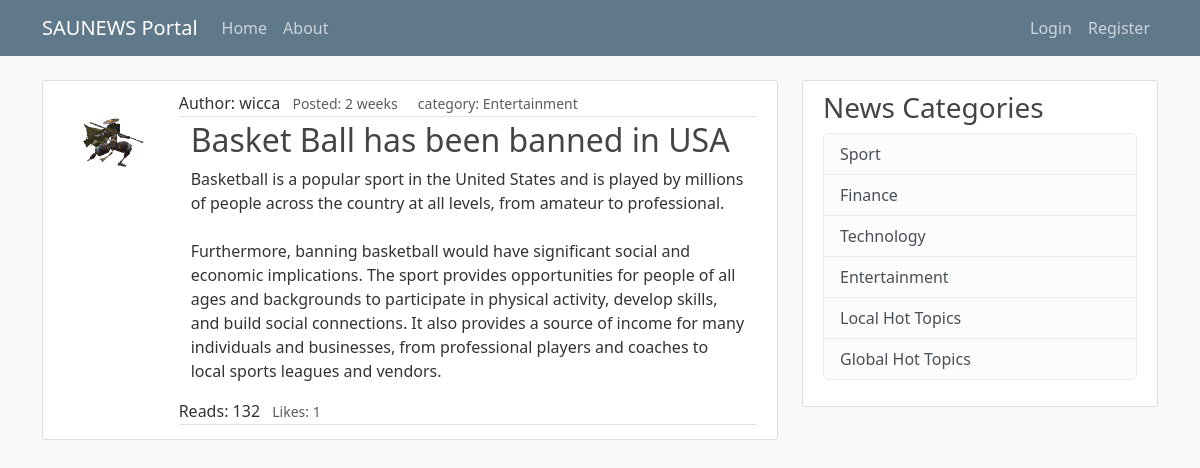
Screenshot of /post/12/ with the database file from the repository.
### blog/models.py (models this page shows, shortened)
class Post(models.Model):
    title = models.CharField(max_length=100)
    content = models.TextField(null=True)
    categories = models.ManyToManyField(Category)
    date_created = models.DateTimeField(default=timezone.now)
    author = models.ForeignKey(User, on_delete=models.CASCADE)
    likes = models.ManyToManyField(User, related_name='blog_posts')
    video = models.FileField(upload_to='videos/', null=True, blank=True)
    image = models.ImageField(upload_to='images/', null=True, blank=True)
    def total_likes(self):
        return self.likes.count()

class Category(models.Model):
    name = models.CharField(max_length=100)
    class Meta:
        verbose_name_plural = 'categories'
    def __str__(self):
        return self.name

### users/models.py (models this page shows, shortened)
class Profile(models.Model):
    user = models.OneToOneField(User, on_delete=models.CASCADE)
    image = models.ImageField(default="default.jpg", upload_to='profile_pics')

### blog/views.py (the view)
# urls.py: path("post/<int:pk>/", PostDetailView.as_view(), name="post_detail"),
class PostDetailView(DetailView):
    model = Post
    def get_context_data(self, **kwargs):
        context = super(PostDetailView, self).get_context_data()
        stuff = get_object_or_404(Post, id=self.kwargs['pk'])
        total_likes = stuff.total_likes()
        context["total_likes"] = total_likes
        liked = False
        if stuff.likes.filter(id=self.request.user.id).exists():
            liked = True
        context['liked'] = liked
        return context

### blog/templates/blog/post_detail.html (shortened to what this page needs)
{% extends 'blog/base.html' %}
{% block content %}
    <article class="media content-section">
        <div class="row g-0">
            <div class="col mt-3 ps-3">
                <img src="{{ object.author.profile.image.url }}" class="rounded-circle article-img">
            </div>
            <div class="col-lg-10 media-body">
                <div class="article-metadata">
                    <span>Author: {{ object.author }}</span>
                    <small class="px-2 text-muted">Posted: {{ object.date_created | timesince}}</small>
                    <small class="px-2 text-muted">category: {{ post.categories.first }}</small>
                </div>
                <div class="container">
                    <h2 class="article-title">{{ object.title }}</h2>
                    <p class="article-content">{{ object.content}}</p>
                </div>
                <div class="article-metadata ">
                    <span>Reads: 132</span>
                    <small class="px-2 text-muted">Likes: {{ object.total_likes }}</small>
                </div>
            </div>
        </div>
    </article>
{% endblock content %}

### blog/static/blog/main.css (style rules this page uses)
body { background: #fafafa; color: #333333; margin-top: 5rem; }
h1, h2, h3, h4, h5, h6 { color: #444444; }
.content-section { background: #ffffff; padding: 10px 20px; border: 1px solid #dddddd; border-radius: 3px; margin-bottom: 20px; }
.article-title { color: #444444; }
.article-content { white-space: pre-line; }
.article-img { height: 65px; width: 65px; margin-right: 16px; }
.article-metadata { padding-bottom: 1px; margin-bottom: 4px; border-bottom: 1px solid #e3e3e3 }

### rows the page displays
Post: author.profile.image (placeholder picture), author "wicca", date_created "2 weeks", categories.first "Entertainment", title "Basket Ball has been banned in USA", content "Basketball is a popular sport in the United States and is played by millions of people across the country at all levels, from amateur to professional. Furthermore, banning basketball would have significant social and economic implications. The sport provides opportunities for people of all ages and backgrounds to participate in physical activity, develop skills, and build social connections. It also provides a source of income for many individuals and businesses, from professional players and coaches to local sports leagues and vendors.", total_likes "1"
